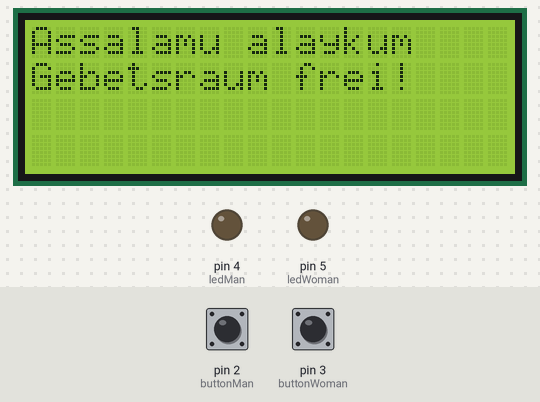
Bench run of a sketch on a simulated Arduino Uno, built with avr-gcc and run on an emulated ATmega328P. On the bench: 20×4 character LCD, output pins drawn as LEDs (lit = HIGH). The test bench sets the inputs (shaded band); at power-on: pin 2 (buttonMan) LOW, pin 3 (buttonWoman) LOW. What the sketch prints to the serial monitor is not drawn.

Above: at 1.2 s.
1.3 s: pin 2 (buttonMan) pulled HIGH for 0.15 s
At 2.1 s:
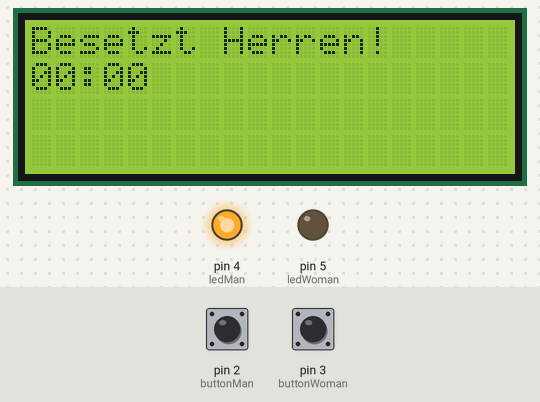
4.4 s: pin 3 (buttonWoman) pulled HIGH for 0.15 s
At 5.2 s:
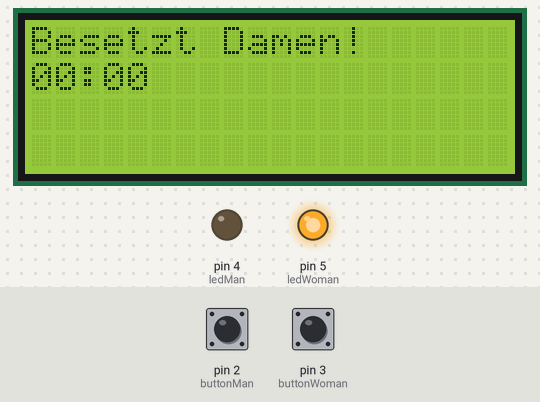
7.5 s: pin 2 (buttonMan) pulled HIGH for 1 s
At 9.3 s:
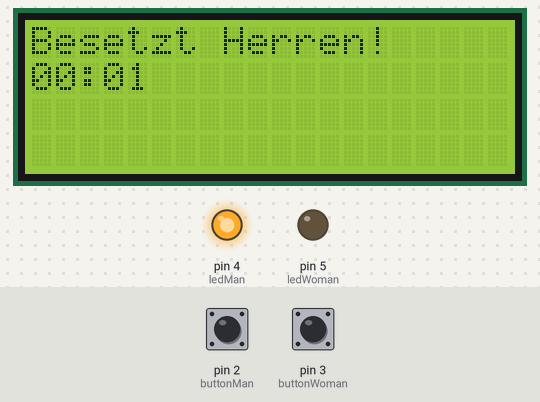
11.5 s: pin 3 (buttonWoman) pulled HIGH for 1 s
At 12.9 s:
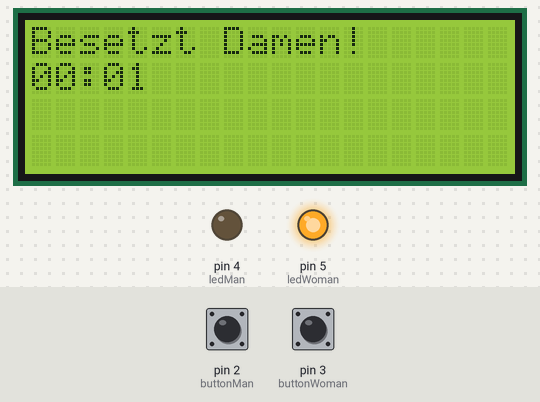
15.5 s: pin 3 (buttonWoman) pulled HIGH for 3.2 s
At 16.8 s:
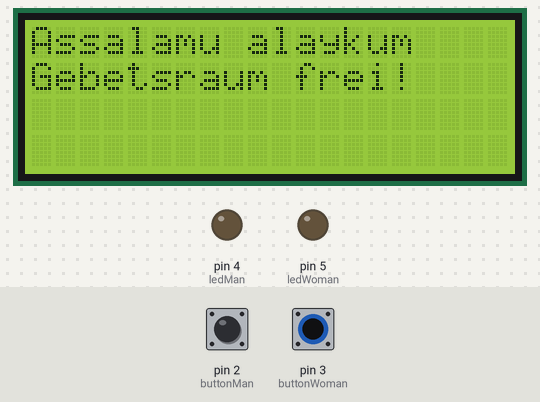
Timing chart, 0 to 18.5 s (numbered marks = the images above; inputs shaded):
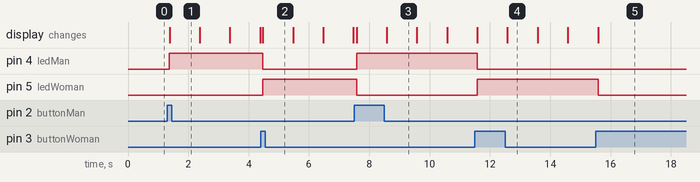

The sketch:

MWDistin.ino
```cpp
/*
 * Displays text sent over the serial port (e.g. from the Serial Monitor) on
 * an attached LCD.
 */
#include <Wire.h>
//über Sketch->Bibliothek einbinden->Bibliotheken verwalten... nach "lcd i2c" suchen und die Bibliothek von "Frank de Brabander" installieren
#include <LiquidCrystal_I2C.h>

//Adresse des Displays kann anders sein
LiquidCrystal_I2C lcd(0x27, 20,4);  // set the LCD address to 0x38

//Pin belegung kann anders sein
const int buttonMan = 2;    // the number of the pushbutton pin
const int buttonWoman = 3;    // the number of the pushbutton pin
const int ledMan =  4;      // the number of the LED pin
const int ledWoman =  5;      // the number of the LED pin

int manState = LOW;         // variable for reading the pushbutton status
int ledManState = LOW;         // the current state of the output pin
int lastManState = LOW;     // previous state of the button
int womanState = LOW;         // variable for reading the pushbutton status
int ledWomanState = LOW;         // the current state of the output pin
int lastWomanState = LOW;     // previous state of the button

unsigned long lastDebounceTime = 0;  // the last time the output pin was toggled
unsigned long debounceDelay = 50;    // the debounce time; increase if the output flickers

signed short minutes;
char timeline[16];
unsigned long time, seconds;

void setup()
{
  // initialize the pushbutton pin as an input:
  pinMode(buttonMan, INPUT);
  pinMode(buttonWoman, INPUT);
  // initialize the LED pin as an output:
  pinMode(ledMan, OUTPUT);
  pinMode(ledWoman, OUTPUT);
  //LCD Settings at beginning
  lcd.init();
  //lcd.begin (16,2);
  lcd.backlight();
  lcd.clear();
  lcd.setCursor(0, 0);
  lcd.print("Assalamu alaykum");
  lcd.setCursor(0, 1);        // go to the next line
  lcd.print("Gebetsraum frei!");

  Serial.begin(9600);
}

void loop()
{
  // read the state of the pushbutton value:
  int manRead = digitalRead(buttonMan);
  int womanRead = digitalRead(buttonWoman);

  if ( (manRead != lastManState) || (womanRead != lastWomanState) ) {
    // reset the debouncing timer
    lastDebounceTime = millis();
  }

  if ((millis() - lastDebounceTime) > debounceDelay) {
    // whatever the reading is at, it's been there for longer than the debounce
    // delay, so take it as the actual current state:

    // if the button state has changed:
    if ((manRead != manState) || (womanRead != womanState)) {
      manState = manRead;
      womanState = womanRead;
      // only toggle the LED if the new button state is HIGH
      if ((manState == HIGH) || (womanState== HIGH)) {
        if (manState)  {
          ledManState = !ledManState;

          if (ledManState) {
            Serial.println("LED Man AN");
            lcd.clear();
            lcd.setCursor (0, 0);        // go to the next line
            lcd.print("Besetzt Herren!");
            minutes = 0;
            seconds = 0;
            time = millis();
            sprintf(timeline,"%0.2d:%0.2d", minutes, seconds);
            lcd.setCursor (0, 1);        // go to the next line
            lcd.print(timeline);
          }
          else {
            //komplett frei
            Serial.println("LED man Aus");
            lcd.clear();
            lcd.setCursor(0, 0);
            lcd.print("Assalamu alaykum");
            lcd.setCursor(0, 1);        // go to the next line
            lcd.print("Gebetsraum frei!");
          }

          if (ledWomanState) {
            ledWomanState = LOW;
            //frau weg man bestzt
            Serial.println("LED woman Aus");
          }
        }
        if (womanState) {
          ledWomanState = !ledWomanState;

          if (ledWomanState) {
            Serial.println("LED woman AN");
            lcd.clear();
            lcd.setCursor (0, 0);        // go to the next line
            lcd.print("Besetzt Damen!");
            minutes = 0;
            seconds = 0;
            time = millis();
            sprintf(timeline,"%0.2d:%0.2d", minutes, seconds);
            lcd.setCursor (0, 1);        // go to the next line
            lcd.print(timeline);
          }
          else {
            //komplett frei
            Serial.println("LED woman Aus");
            lcd.clear();
            lcd.setCursor(0, 0);
            lcd.print("Assalamu alaykum");
            lcd.setCursor(0, 1);        // go to the next line
            lcd.print("Gebetsraum frei!");
          }

          if (ledManState) {
            ledManState = LOW;
            //man weg frau besetzt
            Serial.println("LED man Aus");
          }
        }
      }
    }
  }

  // set the LED:
  digitalWrite(ledMan, ledManState);
  digitalWrite(ledWoman, ledWomanState);
  // save the reading. Next time through the loop, it'll be the lastButtonState:
  lastManState = manRead;
  lastWomanState = womanRead;

  if (ledWomanState || ledManState) {
    lcd.setCursor(0, 1);
    sprintf(timeline,"%0.2d:%0.2d", minutes, seconds);
    lcd.print(timeline);

    seconds = (millis()-time)/1000;

    if (seconds >= 60)
    {
      seconds = 0;
      time = millis();
      minutes ++;
    }
  }
}
```

Measured:
- after the input at 1.3 s, pin 4 (ledMan): LOW → HIGH after 0.07 s; the display: changes after 0.08 s (image 1)
- after the input at 4.4 s, pin 4 (ledMan): HIGH → LOW after 0.08 s; pin 5 (ledWoman): LOW → HIGH after 0.08 s; the display: changes after 0.08 s (image 2)
- after the input at 7.5 s, pin 4 (ledMan): LOW → HIGH after 0.08 s; pin 5 (ledWoman): HIGH → LOW after 0.08 s; the display: first changes after 0.08 s (image 3 shows a later state)
- after the input at 11.5 s, pin 4 (ledMan): HIGH → LOW after 0.07 s; pin 5 (ledWoman): LOW → HIGH after 0.07 s; the display: first changes after 0.08 s (image 4 shows a later state)
- after the input at 15.5 s, pin 5 (ledWoman): HIGH → LOW after 0.09 s; the display: changes after 0.09 s (image 5)
